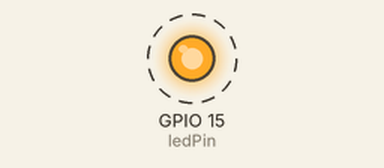
Simulated run of this sketch. Board: ESP32. Shown: output pins drawn as LEDs (lit = HIGH). Dashed ring = blinking.

Above: at 0.5 s.
Timing chart, 0 to 4.6 s (numbered marks = the images above):
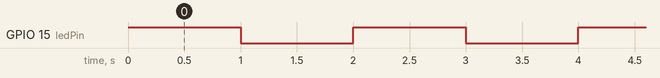

Measured:
- by itself, GPIO 15 (ledPin): alternates HIGH for 1.0 s and LOW for 1.0 s

The sketch:

LedBalada.ino
```cpp
//UC_IOT_AULA2_Prática2 - Ligar Led com pulso no pino D15
//Recursos KIT ESP32 / Resistor / Led
//PROGRAMA 2 : PISCA PISCA

const int ledPin = 15; //PINO D15

void setup() {
  // put your setup code here, to run once:
  pinMode(ledPin, OUTPUT); //Define o PINO do LED como saída
}

void loop() {
  // put your main code here, to run repeatedly:
  digitalWrite(ledPin, HIGH); //Liga o LED
  delay(1000); //Alterar o valor dessa variavel muda o tempo de duração em MILISEGUNDOS que o led permanece LIGADO.
  digitalWrite(ledPin, LOW);  //Desliga o LED
  delay(1000); //Alterar o valor dessa variavel muda o tempo de duração em MILISEGUNDOS que o led permanece DESLIGADO.
}

//const int -> declara uma variavel apenas uma vez e a partir daquele momento ela se torna fixa.
//int -> por sua vez quando utilizar somente o "int" é declarada uma variavel inteira que a qualquer momento do código pode ser alterada.
```
